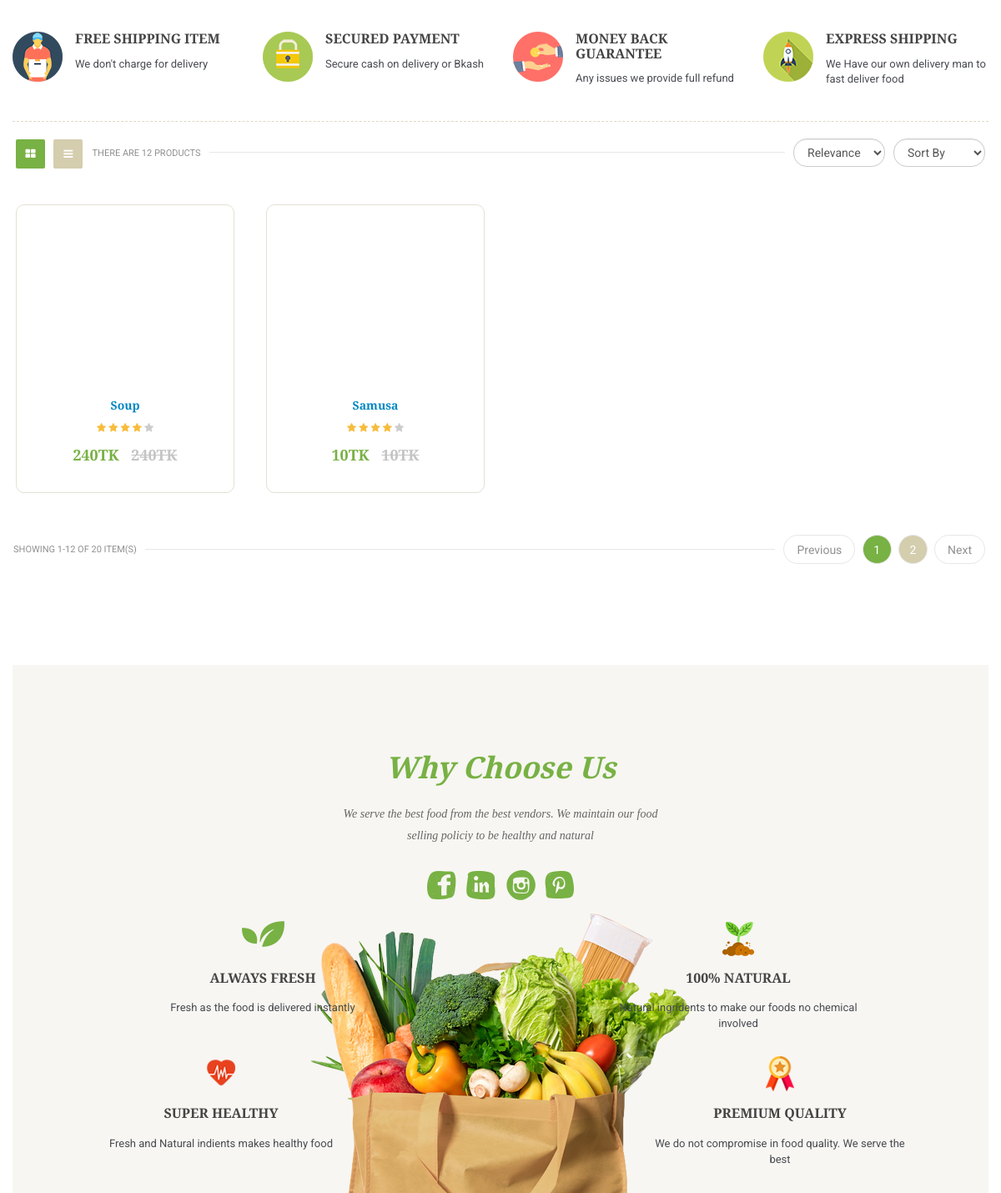
The app's page / (middle part), older data.
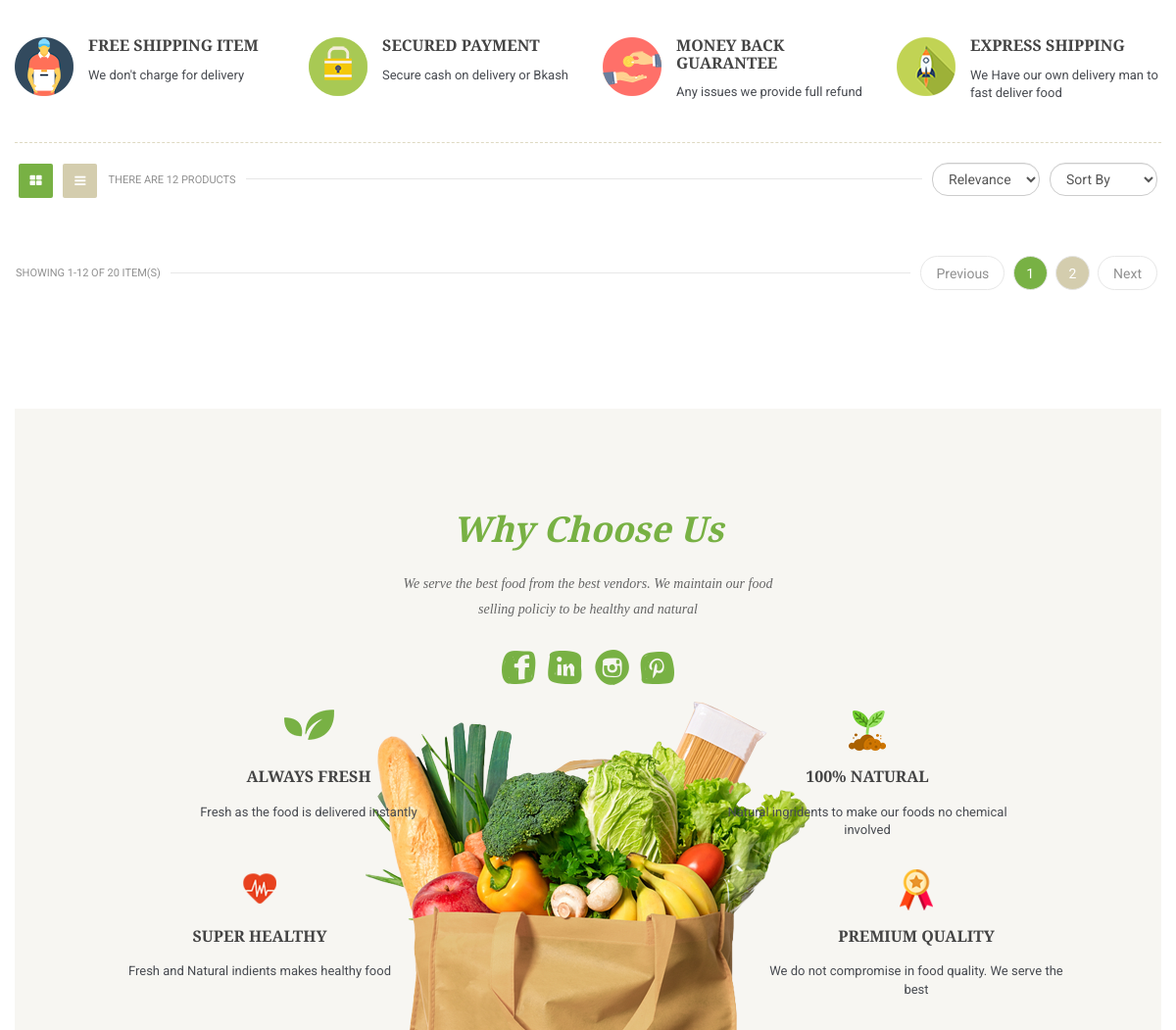
The same page, newer data.
### product/models.py (models this page shows)
class Product(models.Model):
    name = models.CharField(max_length=20, null=False)
    price = models.CharField(max_length=20, null=False)
    category = models.ForeignKey(ProductCategory, on_delete=models.CASCADE, null=True)
    created_by = models.ForeignKey(vmodel.Vendor, on_delete=models.CASCADE, null=True)
    image= models.ImageField(upload_to='product/img/',null=True,blank=True)
    status= models.CharField(max_length=20,default=0)
    description= models.TextField(default='')

### mainapp/views.py (the view, shortened to what this page needs)
# urls.py: urlpatterns = [path('', views.index, name='index'),path('index', views.index, name='index'),
def index(request):
    product =  pmodel.Product.objects.all().filter(status=1)
    category = pmodel.ProductCategory.objects.all()
    dict = {'product':product,'category':category}
    return render(request, 'index.html',context=dict)

### mainapp/views.py (called while the page is built)
def is_vendor(user):
    return user.groups.filter(name='VENDOR').exists()

def is_dman(user):
    return user.groups.filter(name='DELIVERY').exists()

def is_guest(user):
    return user.groups.filter(name='GUEST').exists()

### templates/index.html (shortened to what the changed rows need)
{% load static %}
<!DOCTYPE html>
<html lang="zxx">
<head>
    <link rel="stylesheet" href="{% static 'libs/bootstrap/css/bootstrap.css' %}">
    <link rel="stylesheet" href="{% static 'libs/font-awesome/css/font-awesome.min.css' %}">
    <link rel="stylesheet" href="{% static 'libs/font-material/css/material-design-iconic-font.min.css' %}">
    <link rel="stylesheet" href="{% static 'libs/nivo-slider/css/nivo-slider.css' %}">
    <link rel="stylesheet" href="{% static 'libs/nivo-slider/css/animate.css' %}">
    <link rel="stylesheet" href="{% static 'libs/nivo-slider/css/style.css' %}">
    <link rel="stylesheet" href="{% static 'libs/owl.carousel/assets/owl.carousel.min.css' %}">
    <link rel="stylesheet" href="{% static 'libs/slider-range/css/jslider.css' %}">
    <link rel="stylesheet" href="{% static 'css/style.css' %}">
    <link rel="stylesheet" href="{% static 'css/reponsive.css' %}">
</head>
<body class="home home-4">
<div id="all">
    {% block body %}
        <div id="content" class="site-content">
            <div class="container" style="margin-top: 20px">
                <div class="row">
                    <div id="center-column" class="col-lg-12 col-md-12">
                        <div class="product-category-page">
                            <div class="tab-content">
                                <div class="tab-pane active" id="products-grid">
                                    <div class="products-block">
                                        <div class="row">
                                            {% for i in product %}
                                                <div class="col-md-3 col-sm-4 col-xs-12">
                                                    <div class="product-item">
                                                        <div class="product-image">
                                                            <a href="{% url 'food_details' %}">
                                                                <div style="background-image: url('/media/{{ i.image }}'); background-repeat: no-repeat; background-size: cover; background-position: 50%; height:200px; width:100%; )">
                                                                </div>
                                                            </a>
                                                        </div>
                                                        <div style="margin-top: 10px" class=" product-title">
                                                            <a id="namepr{{ i.id }}" href="{% url 'food_details' %}">
                                                                {{ i.name }}
                                                            </a>
                                                        </div>
                                                        <div class="product-rating">
                                                            <div class="star on"></div>
                                                            <div class="star on"></div>
                                                            <div class="star on "></div>
                                                            <div class="star on"></div>
                                                            <div class="star"></div>
                                                        </div>
                                                        <div class="product-price">
                                                            <span class="sale-price" id="pricepr{{ i.id }}">{{ i.price }}TK</span>
                                                            <span class="base-price">{{ i.price }}TK</span>
                                                        </div>
                                                    </div>
                                                </div>
                                            {% endfor %}
                                        </div>
                                    </div>
                                </div>
                            </div>
                        </div>
                    </div>
                </div>
            </div>
        </div>
    {% endblock body %}
</div>
</body>
</html>

Row changes from the older to the newer data that the page shows:
removed Product: name "Soup", price "240"
removed Product: name "Samusa", price "10"
